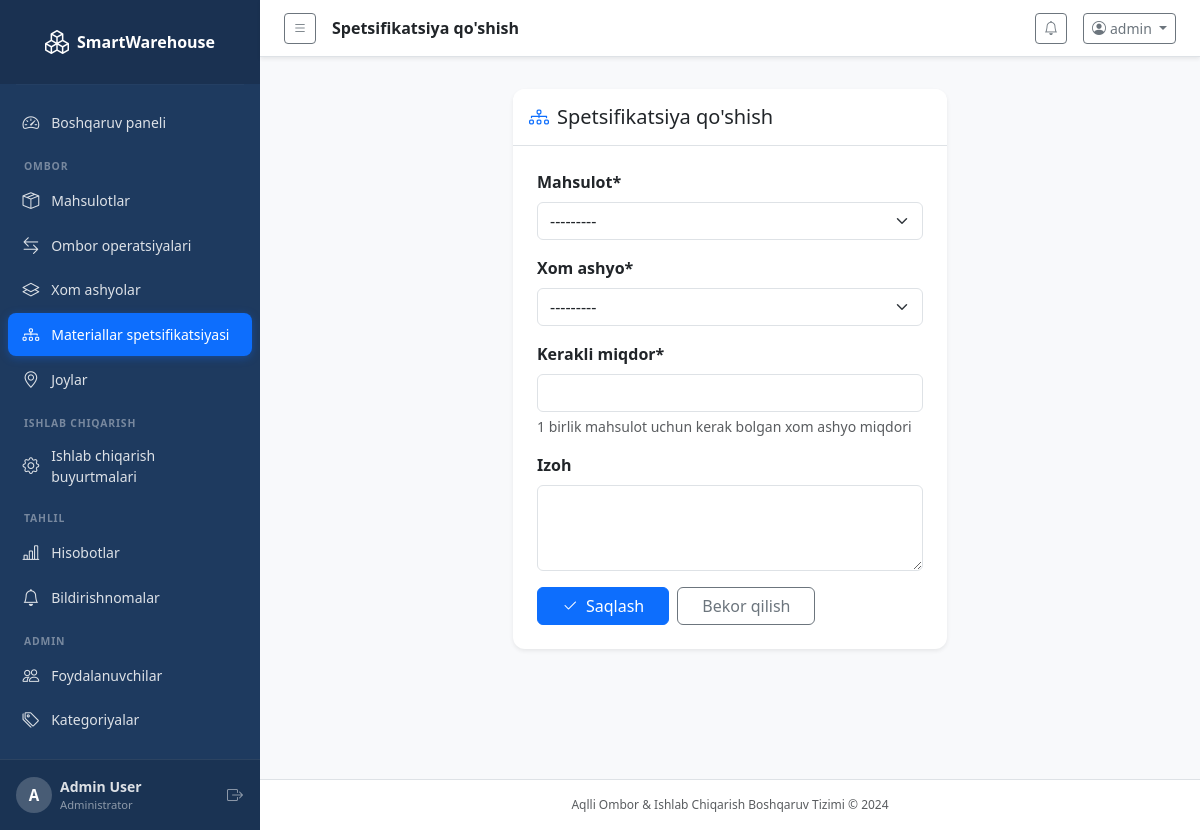
The page /inventory/bom/new/ (signed in) on the database its author committed.
### accounts/models.py (models this page shows, shortened)
class CustomUser(AbstractUser):
    ROLE_CHOICES = [
        ('admin', 'Administrator'),
        ('warehouse_manager', 'Ombor boshqaruvchisi'),
        ('production_manager', 'Ishlab chiqarish boshqaruvchisi'),
        ('worker', 'Ishchi'),
    ]
    role = models.CharField(max_length=30, choices=ROLE_CHOICES, default='worker')
    phone = models.CharField(max_length=20, blank=True)
    department = models.CharField(max_length=100, blank=True)
    is_active = models.BooleanField(default=True)
    @property
    def is_admin(self):
        return self.role == 'admin' or self.is_superuser

### inventory/views.py (the view)
# urls.py: path('bom/new/', views.bom_create, name='bom_create'),
@login_required
def bom_create(request):
    form = BOMForm(request.POST or None)
    if request.method == 'POST' and form.is_valid():
        form.save()
        messages.success(request, 'Spetsifikatsiya yozuvi yaratildi.')
        return redirect('inventory:bom_list')
    return render(request, 'inventory/bom_form.html', {'form': form, 'title': "Spetsifikatsiya qo'shish"})

### inventory/forms.py
class BOMForm(forms.ModelForm):
    class Meta:
        model = BillOfMaterials
        fields = ['product', 'raw_material', 'quantity_required', 'notes']
        widgets = {
            'product': forms.Select(attrs={'class': 'form-select'}),
            'raw_material': forms.Select(attrs={'class': 'form-select'}),
            'quantity_required': forms.NumberInput(attrs={'class': 'form-control', 'min': '0', 'step': '0.0001'}),
            'notes': forms.Textarea(attrs={'class': 'form-control', 'rows': 3}),
        }

### dashboard/context_processors.py (called while the page is built)
def notifications_processor(request):
    if request.user.is_authenticated:
        unread_notifications = Notification.objects.filter(is_read=False).order_by('-created_at')[:10]
        unread_count = Notification.objects.filter(is_read=False).count()
        return {
            'unread_notifications': unread_notifications,
            'unread_count': unread_count,
        }
    return {}

### inventory/models.py (called while the page is built)
    def __str__(self):
        return f'{self.product_name} ({self.sku})'

    def __str__(self):
        return f'{self.name} ({self.code})'

### templates/inventory/bom_form.html (shortened to what this page needs)
{% extends 'base.html' %}
{% block page_title %}{{ title }}{% endblock %}
{% block content %}
<div class="row justify-content-center mt-3">
  <div class="col-lg-6">
    <div class="card border-0 shadow-sm">
      <div class="card-header bg-white border-bottom py-3">
        <h5 class="mb-0"><i class="bi bi-diagram-3 me-2 text-primary"></i>{{ title }}</h5>
      </div>
      <div class="card-body p-4">
        <form method="post">
          <div class="mb-3">
            <label class="form-label fw-semibold">Mahsulot*</label>
            {{ form.product }}
          </div>
          <div class="mb-3">
            <label class="form-label fw-semibold">Xom ashyo*</label>
            {{ form.raw_material }}
          </div>
          <div class="mb-3">
            <label class="form-label fw-semibold">Kerakli miqdor*</label>
            {{ form.quantity_required }}
            <div class="form-text">1 birlik mahsulot uchun kerak bolgan xom ashyo miqdori</div>
          </div>
          <div class="mb-3">
            <label class="form-label fw-semibold">Izoh</label>
            {{ form.notes }}
          </div>
          <div class="d-flex gap-2">
            <button type="submit" class="btn btn-primary px-4"><i class="bi bi-check2 me-2"></i>Saqlash</button>
            <a href="{% url 'inventory:bom_list' %}" class="btn btn-outline-secondary px-4">Bekor qilish</a>
          </div>
        </form>
      </div>
    </div>
  </div>
</div>
{% endblock %}

### templates/base.html (shortened to what this page needs)
<!DOCTYPE html>
<html lang="en">
<head>
  <link href="https://cdn.jsdelivr.net/npm/bootstrap@5.3.3/dist/css/bootstrap.min.css" rel="stylesheet">
  <link href="https://cdn.jsdelivr.net/npm/bootstrap-icons@1.11.3/font/bootstrap-icons.min.css" rel="stylesheet">
  <link href="/static/css/custom.css" rel="stylesheet">
</head>
<body class="bg-light">
{% if user.is_authenticated %}
<div class="d-flex" id="wrapper">
  <nav id="sidebar" class="sidebar d-flex flex-column flex-shrink-0 p-0">
    <a href="{% url 'dashboard:index' %}" class="sidebar-brand d-flex align-items-center justify-content-center py-4 px-3 text-decoration-none">
      <i class="bi bi-boxes me-2 fs-4"></i>
      <span class="fs-6 fw-bold">SmartWarehouse</span>
    </a>
    <hr class="sidebar-divider mx-3 my-0">
    <ul class="nav flex-column px-2 py-3 flex-grow-1">
      <li class="nav-item">
        <a class="nav-link sidebar-link {% if request.resolver_match.app_name == 'dashboard' and request.resolver_match.url_name == 'index' %}active{% endif %}"
           href="{% url 'dashboard:index' %}">
          <i class="bi bi-speedometer2"></i><span>Boshqaruv paneli</span>
        </a>
      </li>
      <li class="sidebar-section-label">OMBOR</li>
      <li class="nav-item">
        <a class="nav-link sidebar-link {% if request.resolver_match.app_name == 'inventory' and 'product' in request.resolver_match.url_name %}active{% endif %}"
           href="{% url 'inventory:product_list' %}">
          <i class="bi bi-box-seam"></i><span>Mahsulotlar</span>
        </a>
      </li>
      <li class="nav-item">
        <a class="nav-link sidebar-link {% if request.resolver_match.app_name == 'inventory' and 'transaction' in request.resolver_match.url_name %}active{% endif %}"
           href="{% url 'inventory:transaction_list' %}">
          <i class="bi bi-arrow-left-right"></i><span>Ombor operatsiyalari</span>
        </a>
      </li>
      <li class="nav-item">
        <a class="nav-link sidebar-link {% if request.resolver_match.app_name == 'inventory' and 'raw_material' in request.resolver_match.url_name %}active{% endif %}"
           href="{% url 'inventory:raw_material_list' %}">
          <i class="bi bi-layers"></i><span>Xom ashyolar</span>
        </a>
      </li>
      <li class="nav-item">
        <a class="nav-link sidebar-link {% if request.resolver_match.app_name == 'inventory' and 'bom' in request.resolver_match.url_name %}active{% endif %}"
           href="{% url 'inventory:bom_list' %}">
          <i class="bi bi-diagram-3"></i><span>Materiallar spetsifikatsiyasi</span>
        </a>
      </li>
      <li class="nav-item">
        <a class="nav-link sidebar-link {% if request.resolver_match.app_name == 'inventory' and 'location' in request.resolver_match.url_name %}active{% endif %}"
           href="{% url 'inventory:location_list' %}">
          <i class="bi bi-geo-alt"></i><span>Joylar</span>
        </a>
      </li>
      <li class="sidebar-section-label">ISHLAB CHIQARISH</li>
      <li class="nav-item">
        <a class="nav-link sidebar-link {% if request.resolver_match.app_name == 'production' %}active{% endif %}"
           href="{% url 'production:order_list' %}">
          <i class="bi bi-gear"></i><span>Ishlab chiqarish buyurtmalari</span>
        </a>
      </li>
      <li class="sidebar-section-label">TAHLIL</li>
      <li class="nav-item">
        <a class="nav-link sidebar-link {% if request.resolver_match.app_name == 'reports' %}active{% endif %}"
           href="{% url 'reports:index' %}">
          <i class="bi bi-bar-chart-line"></i><span>Hisobotlar</span>
        </a>
      </li>
      <li class="nav-item">
        <a class="nav-link sidebar-link {% if request.resolver_match.app_name == 'dashboard' and request.resolver_match.url_name == 'notifications' %}active{% endif %}"
           href="{% url 'dashboard:notifications' %}">
          <i class="bi bi-bell"></i><span>Bildirishnomalar</span>
        </a>
      </li>
      {% if user.is_admin %}
      <li class="sidebar-section-label">ADMIN</li>
      <li class="nav-item">
        <a class="nav-link sidebar-link {% if request.resolver_match.app_name == 'accounts' and 'user' in request.resolver_match.url_name %}active{% endif %}"
           href="{% url 'accounts:users' %}">
          <i class="bi bi-people"></i><span>Foydalanuvchilar</span>
        </a>
      </li>
      <li class="nav-item">
        <a class="nav-link sidebar-link" href="{% url 'inventory:category_list' %}">
          <i class="bi bi-tags"></i><span>Kategoriyalar</span>
        </a>
      </li>
      {% endif %}
    </ul>
    <div class="sidebar-footer px-3 py-3">
      <div class="d-flex align-items-center gap-2">
        <div class="avatar-circle">{{ user.username|first|upper }}</div>
        <div class="flex-grow-1 overflow-hidden">
          <div class="fw-semibold text-truncate small">{{ user.get_full_name|default:user.username }}</div>
          <div class="text-muted" style="font-size:0.7rem">{{ user.get_role_display }}</div>
        </div>
        <form method="post" action="{% url 'accounts:logout' %}" class="d-inline">{% csrf_token %}<button type="submit" class="btn btn-link text-muted p-0" title="Chiqish"><i class="bi bi-box-arrow-right"></i></button></form>
      </div>
    </div>
  </nav>
  <div id="page-content-wrapper" class="flex-grow-1 d-flex flex-column min-vh-100">
    <nav class="navbar navbar-expand navbar-light bg-white border-bottom px-4 py-2 sticky-top shadow-sm">
      <button class="btn btn-sm btn-outline-secondary me-3" id="sidebarToggle">
        <i class="bi bi-list"></i>
      </button>
      <span class="navbar-text fw-semibold text-dark">{% block page_title %}{% endblock %}</span>
      <div class="ms-auto d-flex align-items-center gap-3">
        <div class="dropdown">
          <a class="btn btn-sm btn-outline-secondary position-relative" data-bs-toggle="dropdown" href="#">
            <i class="bi bi-bell"></i>
          </a>
        </div>
        <div class="dropdown">
          <a class="btn btn-sm btn-outline-secondary dropdown-toggle" data-bs-toggle="dropdown" href="#">
            <i class="bi bi-person-circle me-1"></i>{{ user.username }}
          </a>
        </div>
      </div>
    </nav>
    <div class="px-4 pt-3">
    </div>
    <main class="flex-grow-1 px-4 pb-4">
{% endif %}
{% block content %}{% endblock %}
{% if user.is_authenticated %}
    </main>
    <footer class="text-center text-muted py-3 border-top bg-white" style="font-size:0.75rem">
      Aqlli Ombor &amp; Ishlab Chiqarish Boshqaruv Tizimi &copy; 2024
    </footer>
  </div>
</div>
{% endif %}
</body>
</html>

### static/css/custom.css (style rules this page uses)
:root { --sidebar-width: 260px; --sidebar-bg: #1e3a5f; --sidebar-text: rgba(255,255,255,0.85); --sidebar-active: rgba(255,255,255,0.12); --accent: #0d6efd; }
#sidebar { width: var(--sidebar-width); min-width: var(--sidebar-width); background: var(--sidebar-bg); color: var(--sidebar-text); transition: width 0.25s ease; overflow: hidden; }
.sidebar-brand { color: #fff !important; font-size: 1rem; background: rgba(0,0,0,0.15); min-height: 64px; }
.sidebar-brand i { font-size: 1.5rem; }
.sidebar-link { color: var(--sidebar-text); border-radius: 8px; padding: 0.55rem 0.9rem; display: flex; align-items: center; gap: 0.75rem; font-size: 0.875rem; transition: background 0.15s, color 0.15s; margin-bottom: 2px; }
.sidebar-link.active { background: var(--accent); color: #fff; box-shadow: 0 2px 8px rgba(13,110,253,0.35); }
.sidebar-link i { font-size: 1.05rem; flex-shrink: 0; }
.sidebar-section-label { font-size: 0.65rem; font-weight: 700; letter-spacing: 0.08em; text-transform: uppercase; color: rgba(255,255,255,0.4); padding: 0.6rem 1rem 0.25rem; margin-top: 0.25rem; }
hr.sidebar-divider { border-color: rgba(255,255,255,0.1); }
.sidebar-footer { background: rgba(0,0,0,0.12); border-top: 1px solid rgba(255,255,255,0.08); }
.sidebar-footer .text-muted { color: rgba(255,255,255,0.5) !important; }
#page-content-wrapper { min-width: 0; background: #f8f9fb; }
.avatar-circle { width: 36px; height: 36px; border-radius: 50%; background: rgba(255,255,255,0.2); color: #fff; display: flex; align-items: center; justify-content: center; font-weight: 700; font-size: 0.95rem; flex-shrink: 0; }
.text-primary { color: #0d6efd !important; }
.card { border-radius: 12px; }
.card-header { border-radius: 12px 12px 0 0 !important; }

### rows shown on the page
CustomUser: username|first "A", get_full_name "Admin User", role "Administrator", username "admin"

### other values the page prints
{{ title }} "Spetsifikatsiya qo'shish"
